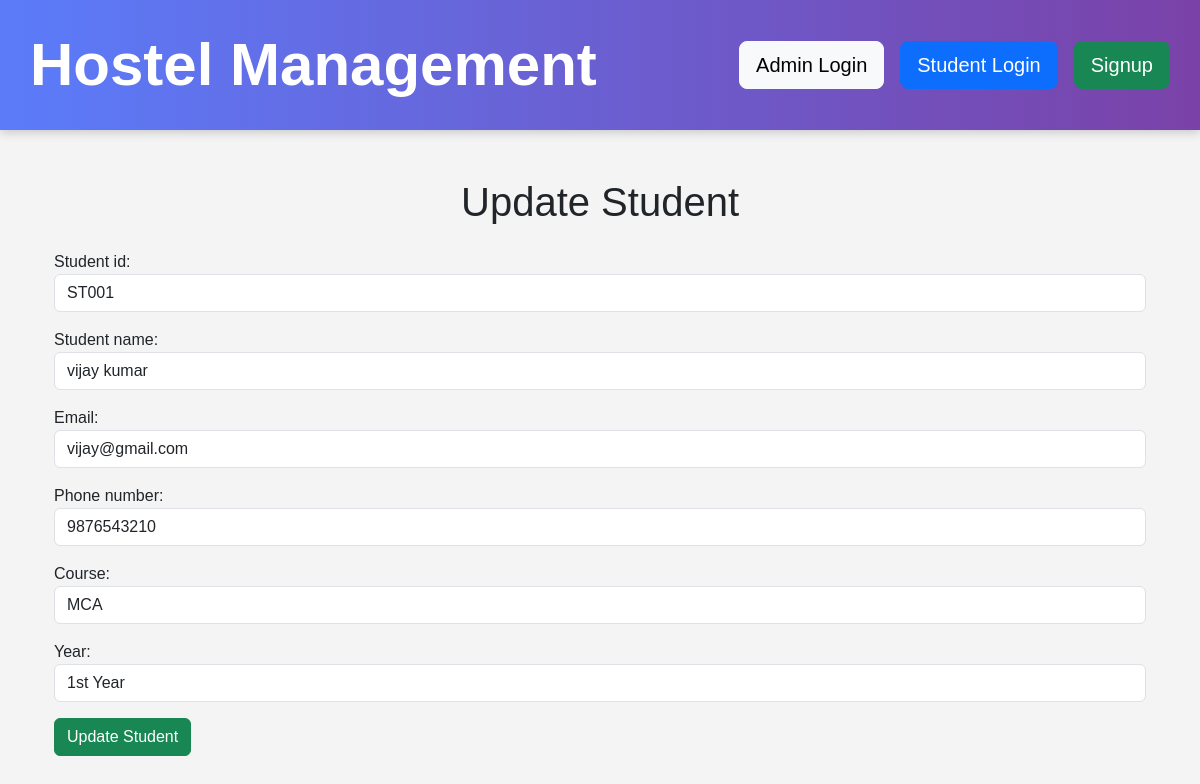
The app's page /update-student/1/ with its own data.
### hostel_app/models.py (models this page shows, shortened)
class Student(models.Model):
    student_id = models.CharField(
        max_length=10,
        unique=True
    )
    student_name = models.CharField(max_length=100)
    email = models.EmailField()
    phone_number = models.CharField(max_length=15)
    course = models.CharField(max_length=50)
    year = models.IntegerField()

### hostel_app/views.py (the view, shortened to what this page needs)
# urls.py: path('update-student/<int:id>/',views.update_student,name='update-student'),
def update_student(request, id):
    student = get_object_or_404(
        Student,
        id=id
    )
    form = StudentForm(instance=student)
    context = {
        'form': form
    }
    return render(
        request,
        'students/update_student.html',
        context
    )

### hostel_app/templates/students/update_student.html (shortened to what this page needs)
{% extends "master.html" %}
{% block content %}
<h1 class="text-center mt-4 mb-4">
    Update Student
</h1>
<div class="container">
    <form action="" method="POST">
        {{ form.as_p }}
        <button
            type="submit"
            class="btn btn-success"
        >
            Update Student
        </button>
    </form>
</div>
{% endblock content %}

### hostel_app/templates/master.html (style rules this page uses)
body { background-color: #f4f4f4; margin: 0; padding: 0; font-family: Arial, sans-serif; }

### records on screen
Student: student_id "ST001", student_name "vijay kumar", email "vijay@gmail.com", phone_number "9876543210", course "MCA", year "1st Year"
